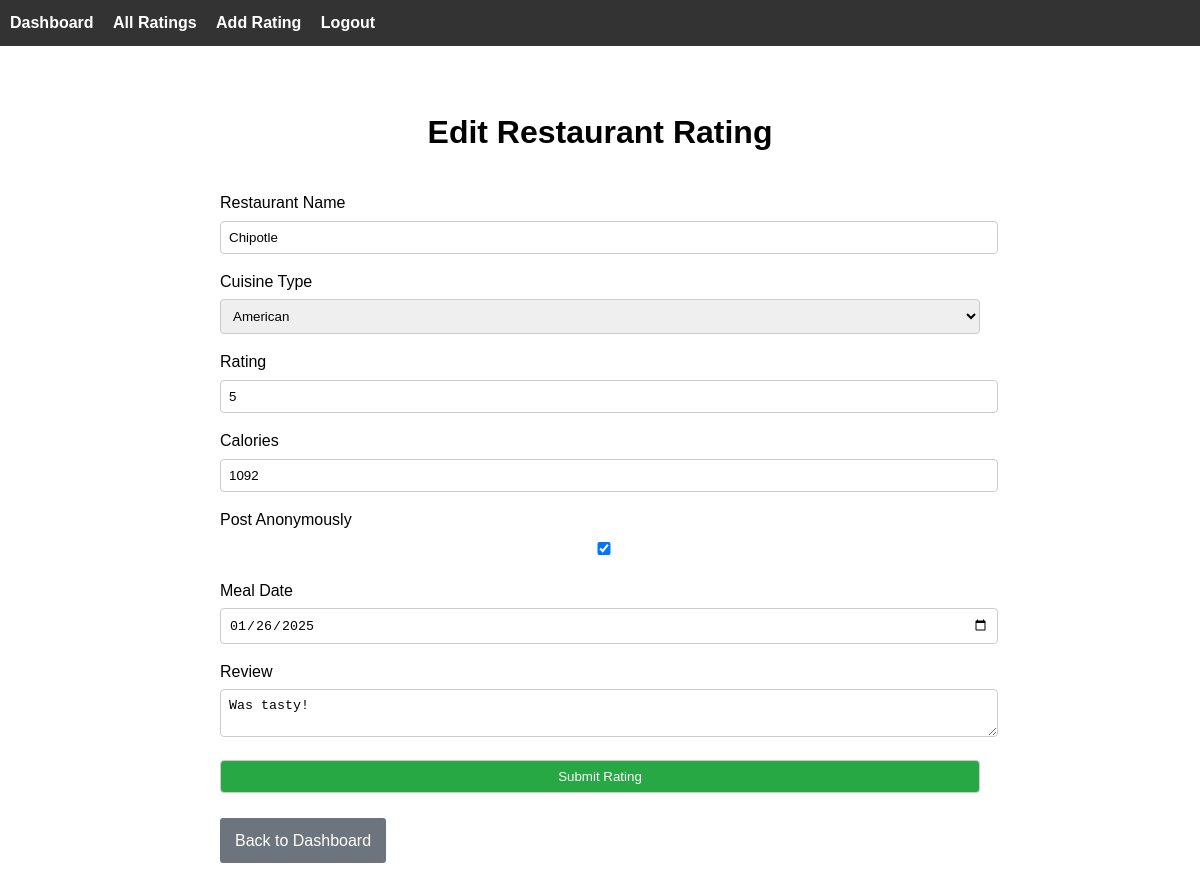
The app's page /edit_rating/1, older data.
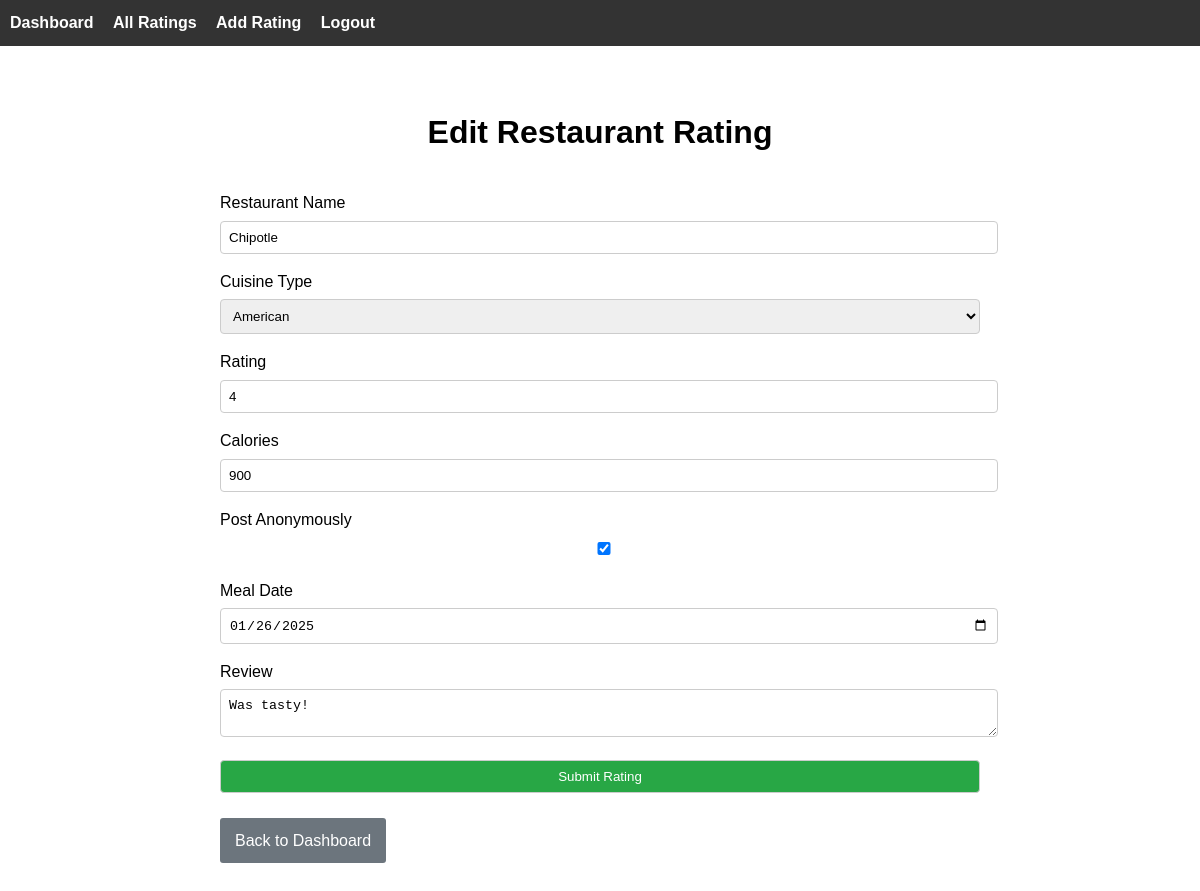
The same page, newer data.
### models.py (models this page shows)
class RestaurantRating(db.Model):
    id = db.Column(db.Integer, primary_key=True)
    user_id = db.Column(db.Integer, db.ForeignKey('user.id'), nullable=False)  # foreign key to the user model
    restaurant_name = db.Column(db.String(100), nullable=False)
    rating = db.Column(db.Integer, nullable=False)
    cuisine_type = db.Column(db.String(50), nullable=False)
    meal_date = db.Column(db.Date, default=date.today)
    review = db.Column(db.Text, nullable=True)
    calories = db.Column(db.Integer, nullable=True)
    is_anonymous = db.Column(db.Boolean, default=False) #adding anomylity
    user = db.relationship('User', backref='ratings', lazy=True)  # relationship to the User model

### app.py (the view, shortened to what this page needs)
@app.route('/edit_rating/<int:rating_id>', methods=['GET', 'POST'])
def edit_rating(rating_id):
    rating = RestaurantRating.query.get_or_404(rating_id)
    form = RestaurantRatingForm(obj=rating)
    return render_template('edit_rating.html', form=form, rating_id = rating_id)

### forms.py
class RestaurantRatingForm(FlaskForm):
    restaurant_name = StringField('Restaurant Name', validators=[InputRequired()])
    cuisine_type = SelectField('Cuisine Type', choices=[
        ('American', 'American'),
        ('Italian', 'Italian'),
        ('Chinese', 'Chinese'),
        ('Mexican', 'Mexican'),
        ('Indian', 'Indian'),
        ('Other', 'Other')
    ], validators=[InputRequired()])
    rating = IntegerField('Rating', validators=[InputRequired(), NumberRange(min=1, max=5)])
    review = TextAreaField('Review', validators=[Optional()])
    calories = IntegerField('Calories', validators=[Optional()])
    is_anonymous = BooleanField('Post Anonymously', default=False)
    meal_date = DateField(
        'Meal Date',
        format='%Y-%m-%d',
        validators=[Optional()]
    )
    submit = SubmitField('Submit Rating')

### templates/edit_rating.html (shortened to what this page needs)
{% extends "base.html" %}
{% block content %}
<div class="content">
  <h1>Edit Restaurant Rating</h1>
  <form method="POST" action="{{ url_for('edit_rating', rating_id=rating_id) }}">
    <div class="form-group">
      {{ form.restaurant_name.label }}
      {{ form.restaurant_name }}
    </div>
    <div class="form-group">
      {{ form.cuisine_type.label }}
      {{ form.cuisine_type }}
    </div>
    <div class="form-group">
      {{ form.rating.label }}
      {{ form.rating(type="number", min="1", max="5", step="1") }}
    </div>
    <div class="form-group">
      {{ form.calories.label }}
      {{ form.calories(type="number", min="0") }}
    </div>
    <div class="form-group">
      {{ form.is_anonymous.label }}
      {{ form.is_anonymous }}
    </div>
    <div class="form-group">
      {{ form.meal_date.label }}
      {{ form.meal_date(type="date") }}
    </div>
    <div class="form-group">
      {{ form.review.label }}
      {{ form.review }}
    </div>
    <div class="form-group">
      {{ form.submit(class="btn btn-primary") }}
    </div>
  </form>
  <a href="{{ url_for('dashboard') }}" class="btn btn-secondary">Back to Dashboard</a>
</div>
{% endblock %}

Row changes from the older to the newer data that the page shows:
changed RestaurantRating "Chipotle": rating "5" → "4"; calories "1092" → "900"
